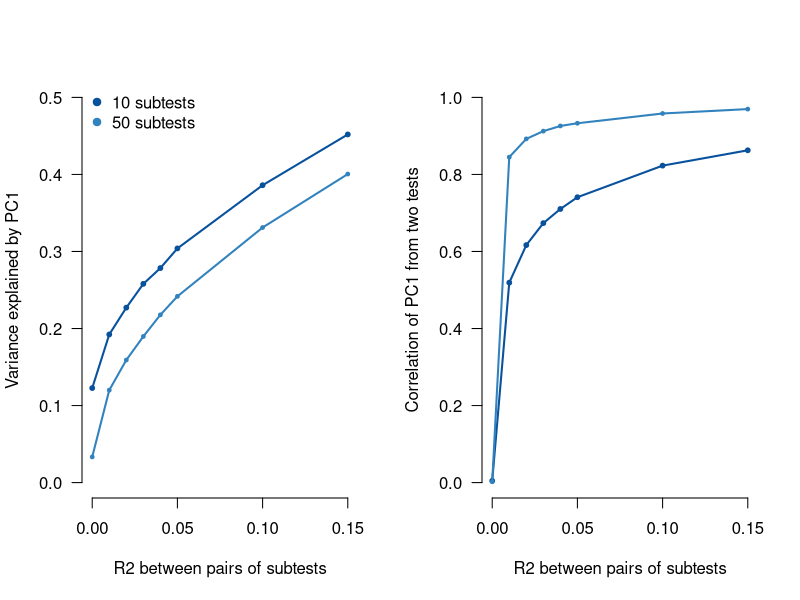

Generate this figure with R:
library("MASS")
library("RColorBrewer")

clr = rev(brewer.pal(6,"Blues"))

N = 500
M_val = c(10,50)
seeds = 50
rsq_val = c(0,0.01,0.02,0.03,0.04,0.05,0.1,0.15)
rsq_est = matrix(NA,nrow=length(rsq_val),ncol=length(M_val))
factor_cor = rsq_est

for ( m in 1:length(M_val) ) {
  M = M_val[m]
  for ( r in 1:length(rsq_val) ) {
    rsq = rsq_val[r]
    sigma = matrix(sqrt(rsq),nrow=M,ncol=M)
    sigma_2 = matrix(sqrt(rsq),nrow=M*2,ncol=M*2)
    diag(sigma) = 1
    diag(sigma_2) = 1
    
    est = rep(NA,seeds)
    est_factor = rep(NA,seeds)
    for ( s in 1:seeds ) {
      mat = mvrnorm( N , mu = rep(0,M) , Sigma = sigma )
      pca = prcomp(t(scale(mat)),center=F,scale=F)
      est[s] = pca$sdev[1]^2 / sum(pca$sdev^2)
      # compute two factors
      mat = mvrnorm( N , mu = rep(0,M*2) , Sigma = sigma_2 )
      pca_a = prcomp(t(scale(mat[,1:M])),center=F,scale=F)
      pca_b = prcomp(t(scale(mat[,(M+1):(M+M)])),center=F,scale=F)
      est_factor[s] = cor( pca_a$rotation[,1] , pca_b$rotation[,1] )
    }
    rsq_est[r,m] = mean(est)
    factor_cor[r,m] = mean(est_factor)
    cat( rsq , rsq_est[r,m] , factor_cor[r,m] , '\n' )
  }
}

par(mfrow=c(1,2))
plot( rsq_val , rsq_est[,1] , type="o" , pch=19 , cex=0.5, lwd=2, bty="n" , col=clr[1] , las=1 , ylim=c(0,0.5),xlab="R2 between pairs of subtests", ylab="Variance explained by PC1")
lines( rsq_val , rsq_est[,2] , col=clr[2] ,lwd=2 )
points( rsq_val , rsq_est[,2] , col=clr[2] , pch=19 , cex=0.5 )
legend("topleft",legend=paste(M_val,"subtests"),col=clr[1:2],bty="n",pch=19)

plot( rsq_val , factor_cor[,1] , type="o" , cex=0.5, pch=19 , lwd=2, bty="n" , col=clr[1] , las=1 , ylim=c(0,1),xlab="R2 between pairs of subtests", ylab="Correlation of PC1 from two tests")
lines( rsq_val , factor_cor[,2] , col=clr[2] , lwd=2)
points( rsq_val , factor_cor[,2] , col=clr[2] , pch=19 , cex=0.5 )
